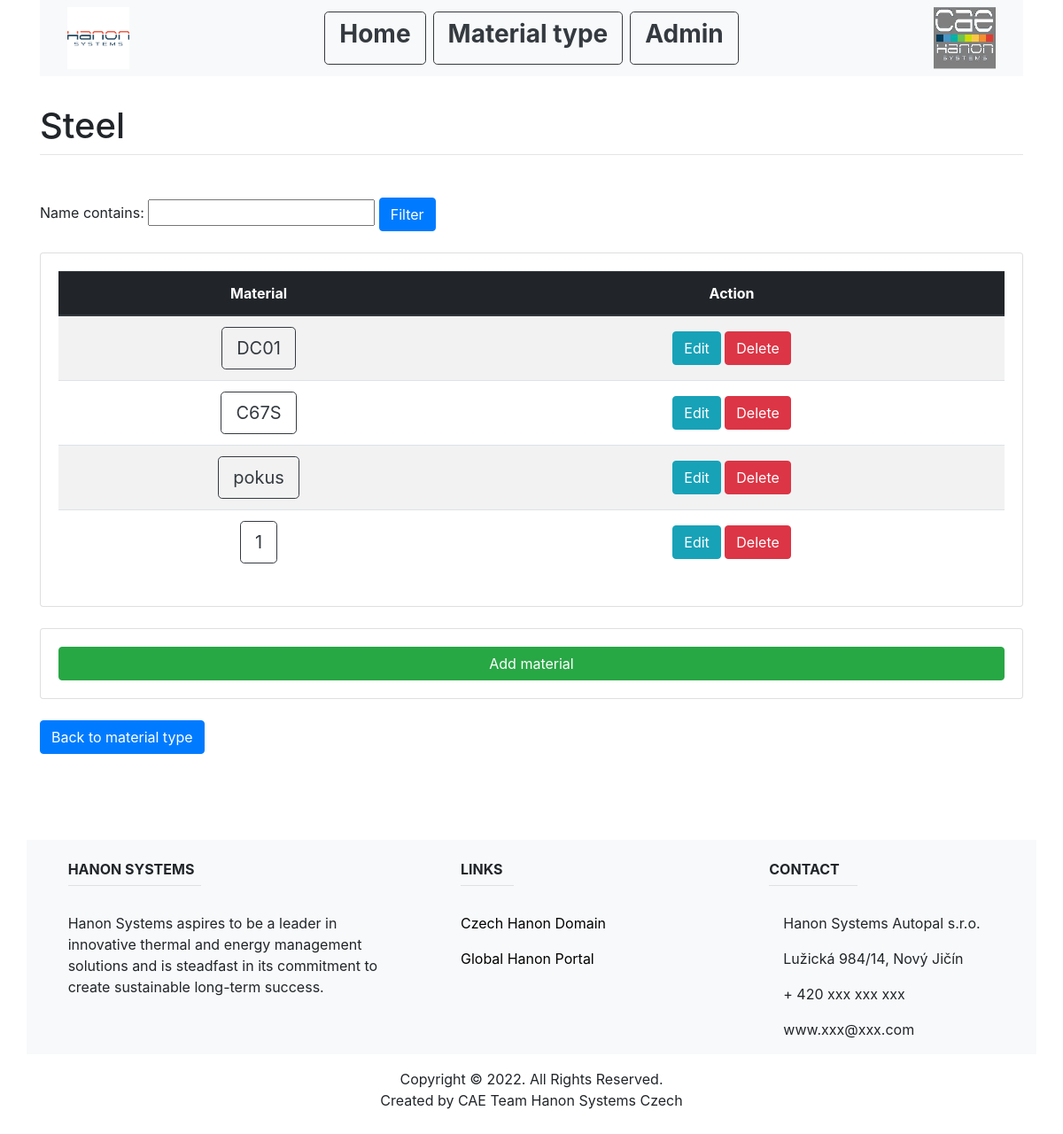
Before: /material_type_list/2 with the older database file.
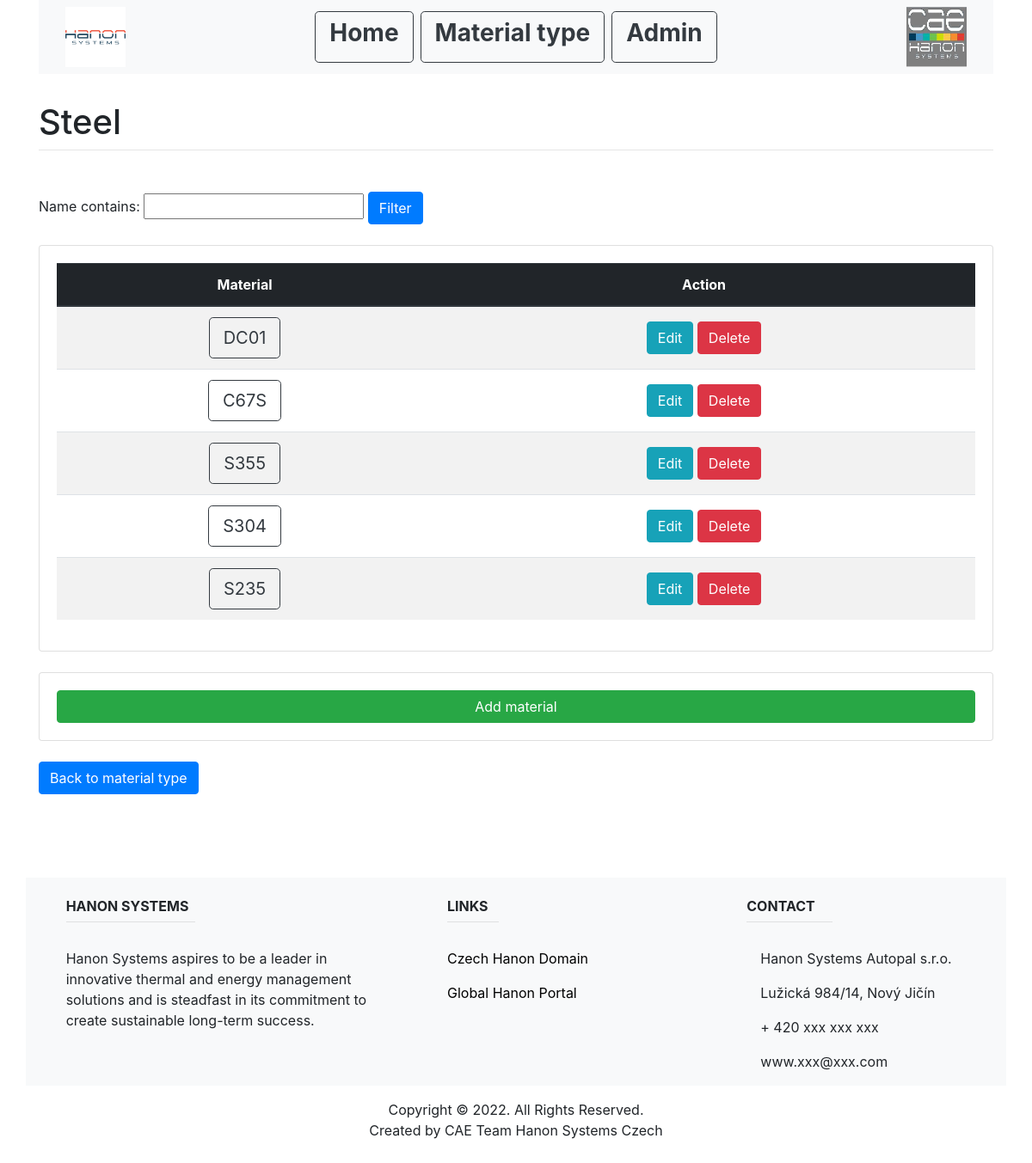
After: the same page with the newer database file.
### main/models.py (models this page shows, shortened)
class Material(models.Model):
    name = models.CharField(max_length=200, unique=True)
    E = models.FloatField()
    nu = models.FloatField()
    Rm = models.FloatField()
    Re = models.FloatField()
    Ru = models.FloatField()
    comment = models.CharField(max_length=1000)
    material_type_id = models.ForeignKey(MaterialType, on_delete=models.CASCADE)

### main/views.py (the view)
# urls.py: path('material_type_list/<int:material_type_id>', views.material_list, name= "material_list"),
def material_list(response, material_type_id):
    material_type = MaterialType.objects.get(pk=material_type_id)
    if len(material_type.hose_set.all()) != 0:
        hose_ls = Hose.objects.filter(material_type_id=material_type_id)
        my_filter = HoseFilter(response.GET, queryset=hose_ls)
        hose_ls = my_filter.qs
        return render(response, "main/hose_list.html", {
            "hose_ls": hose_ls,
            "material_type": material_type,
            "my_filter": my_filter,
        })
    else:
        material_ls = Material.objects.filter(material_type_id=material_type_id)
        my_filter = MaterialFilter(response.GET, queryset=material_ls)
        material_ls = my_filter.qs
        return render(response, "main/material_list.html", {
            "material_ls": material_ls,
            "material_type": material_type,
            "my_filter": my_filter,
            })

### main/templates/main/material_list.html (shortened to what this page needs)
{% extends "main/base.html" %}
{% block content %}
<br>
<h1 class="mt-2">{{material_type.name}}</h1>
<hr class="mt-0 mb-4">
<br>
<div>
   <form method="get">
   {{my_filter.form}}
   <button class="btn btn-primary" type="submit">Filter</button>
   </form>
</div>
<br>
<div class="card card-body">
   <table class="table table-striped">
     <thead class="thead-dark">
     <tr>
         <th class="text-center align-middle" scope="col">Material </th>
         <th class="text-center align-middle" scope="col">Action</th>
     </tr>
     </thead>
     <tbody>
         {% for item in material_ls %}
         <tr>
             <td class="text-center align-middle">
                 <a class="btn btn-outline-dark btn-lg" href="{%url 'material_info' material_type.id item.id%}" role="button">{{item.name}}</a>
             </td>
             <td class="text-center align-middle">
               <a class="btn btn-info" href="{%url 'update_material' material_type.id item.id%}">Edit</a>
               <a class="btn btn-danger" href="{%url 'delete_material' material_type.id item.id%}">Delete</a>
             </td>
         </tr>
         {% empty %}
         <h2>Sorry no available data</h2>
         {% endfor %}
     </tbody>
   </table>
</div>
<br>
<div class="card card-body">
    <a class="btn btn-success " href="{%url 'create_material' material_type.id %}">Add material</a>
</div>
<br>
<a class="btn btn-primary" href="/material_type_list" role="button">Back to material type</a>
{% endblock %}

Changed rows visible on the page:
removed Material: name "pokus"
removed Material: name "1"
added Material: name "S355"
added Material: name "S304"
added Material: name "S235"
